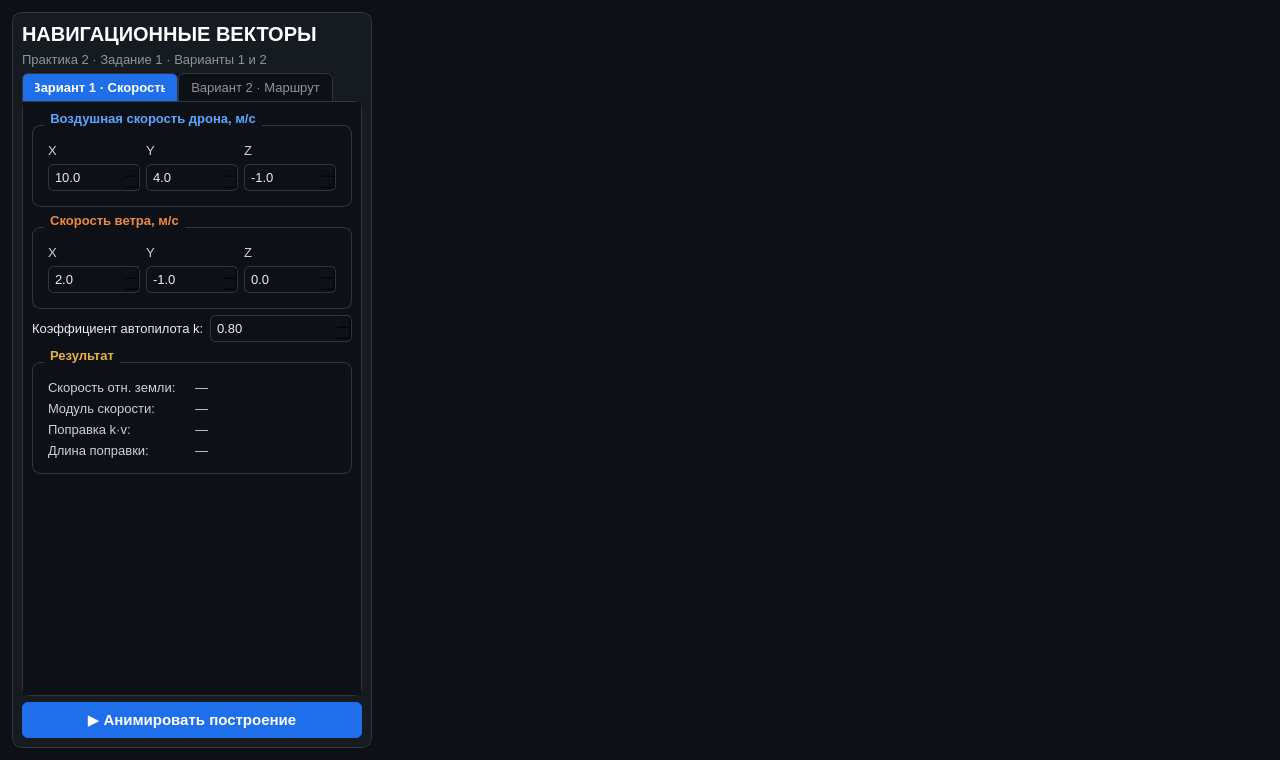
<?xml version="1.0" encoding="UTF-8"?>
<ui version="4.0">
 <class>MainWindow</class>
 <widget class="QMainWindow" name="MainWindow">
  <property name="geometry">
   <rect>
    <x>0</x>
    <y>0</y>
    <width>1280</width>
    <height>760</height>
   </rect>
  </property>
  <property name="windowTitle">
   <string>Навигационные векторы БПЛА — Практика 2</string>
  </property>
  <property name="styleSheet">
   <string notr="true">QWidget {
    background-color: #0d1117;
    color: #e6edf3;
    font-family: &quot;Segoe UI&quot;;
    font-size: 10pt;
}
QFrame#controlPanel {
    background-color: #161b22;
    border: 1px solid #30363d;
    border-radius: 10px;
}
QFrame#controlPanel QLabel, QFrame#controlPanel QGroupBox, QTabWidget QWidget#windTab, QTabWidget QWidget#routeTab {
    background-color: transparent;
}
QLabel#titleLabel {
    font-size: 15pt;
    font-weight: bold;
    color: #ffffff;
}
QLabel#subtitleLabel {
    color: #8b949e;
}
QTabWidget::pane {
    border: 1px solid #30363d;
    border-radius: 8px;
    top: -1px;
}
QTabBar::tab {
    background-color: #0d1117;
    color: #8b949e;
    border: 1px solid #30363d;
    padding: 6px 12px;
    border-top-left-radius: 6px;
    border-top-right-radius: 6px;
}
QTabBar::tab:selected {
    background-color: #1f6feb;
    color: #ffffff;
    font-weight: bold;
}
QGroupBox {
    border: 1px solid #30363d;
    border-radius: 8px;
    margin-top: 14px;
    padding: 8px 6px 6px 6px;
    font-weight: bold;
}
QGroupBox::title {
    subcontrol-origin: margin;
    left: 12px;
    padding: 0 4px;
}
QGroupBox#droneGroup { color: #58a6ff; }
QGroupBox#windGroup { color: #f0883e; }
QGroupBox#startGroup { color: #3fb950; }
QGroupBox#finishGroup { color: #f85149; }
QGroupBox#windResultGroup, QGroupBox#routeResultGroup { color: #e3b341; }
QGroupBox QLabel {
    font-weight: normal;
    color: #c9d1d9;
}
QLabel[result=&quot;true&quot;] {
    font-family: Consolas;
    font-weight: bold;
    color: #ffffff;
}
QLabel#checkValue {
    font-weight: bold;
    color: #f85149;
}
QLabel#checkValue[ok=&quot;true&quot;] {
    color: #3fb950;
}
QPushButton {
    background-color: #1f6feb;
    border: none;
    border-radius: 6px;
    padding: 9px;
    color: #ffffff;
    font-weight: bold;
    font-size: 11pt;
}
QPushButton:hover {
    background-color: #388bfd;
}
QPushButton:pressed {
    background-color: #1158c7;
}
QDoubleSpinBox {
    background-color: #0d1117;
    border: 1px solid #30363d;
    border-radius: 5px;
    padding: 4px;
}</string>
  </property>
  <widget class="QWidget" name="centralwidget">
   <layout class="QHBoxLayout" name="mainLayout" stretch="0,1">
    <property name="spacing">
     <number>12</number>
    </property>
    <property name="leftMargin">
     <number>12</number>
    </property>
    <property name="topMargin">
     <number>12</number>
    </property>
    <property name="rightMargin">
     <number>12</number>
    </property>
    <property name="bottomMargin">
     <number>12</number>
    </property>
    <item>
     <widget class="QFrame" name="controlPanel">
      <property name="minimumSize">
       <size>
        <width>360</width>
        <height>0</height>
       </size>
      </property>
      <property name="maximumSize">
       <size>
        <width>400</width>
        <height>16777215</height>
       </size>
      </property>
      <layout class="QVBoxLayout" name="panelLayout">
       <item>
        <widget class="QLabel" name="titleLabel">
         <property name="text">
          <string>НАВИГАЦИОННЫЕ ВЕКТОРЫ</string>
         </property>
        </widget>
       </item>
       <item>
        <widget class="QLabel" name="subtitleLabel">
         <property name="text">
          <string>Практика 2 · Задание 1 · Варианты 1 и 2</string>
         </property>
        </widget>
       </item>
       <item>
        <widget class="QTabWidget" name="taskTabs">
         <property name="currentIndex">
          <number>0</number>
         </property>
         <widget class="QWidget" name="windTab">
          <attribute name="title">
           <string>Вариант 1 · Скорость</string>
          </attribute>
          <layout class="QVBoxLayout" name="windTabLayout">
           <item>
            <widget class="QGroupBox" name="droneGroup">
             <property name="title">
              <string>Воздушная скорость дрона, м/с</string>
             </property>
             <layout class="QGridLayout" name="droneGroupLayout">
              <item row="0" column="0">
               <widget class="QLabel" name="droneXLabel">
                <property name="text">
                 <string>X</string>
                </property>
               </widget>
              </item>
              <item row="1" column="0">
               <widget class="QDoubleSpinBox" name="droneXSpin">
                <property name="decimals">
                 <number>1</number>
                </property>
                <property name="minimum">
                 <double>-50</double>
                </property>
                <property name="maximum">
                 <double>50</double>
                </property>
                <property name="singleStep">
                 <double>1.0</double>
                </property>
                <property name="value">
                 <double>10</double>
                </property>
               </widget>
              </item>
              <item row="0" column="1">
               <widget class="QLabel" name="droneYLabel">
                <property name="text">
                 <string>Y</string>
                </property>
               </widget>
              </item>
              <item row="1" column="1">
               <widget class="QDoubleSpinBox" name="droneYSpin">
                <property name="decimals">
                 <number>1</number>
                </property>
                <property name="minimum">
                 <double>-50</double>
                </property>
                <property name="maximum">
                 <double>50</double>
                </property>
                <property name="singleStep">
                 <double>1.0</double>
                </property>
                <property name="value">
                 <double>4</double>
                </property>
               </widget>
              </item>
              <item row="0" column="2">
               <widget class="QLabel" name="droneZLabel">
                <property name="text">
                 <string>Z</string>
                </property>
               </widget>
              </item>
              <item row="1" column="2">
               <widget class="QDoubleSpinBox" name="droneZSpin">
                <property name="decimals">
                 <number>1</number>
                </property>
                <property name="minimum">
                 <double>-50</double>
                </property>
                <property name="maximum">
                 <double>50</double>
                </property>
                <property name="singleStep">
                 <double>1.0</double>
                </property>
                <property name="value">
                 <double>-1</double>
                </property>
               </widget>
              </item>
             </layout>
            </widget>
           </item>
           <item>
            <widget class="QGroupBox" name="windGroup">
             <property name="title">
              <string>Скорость ветра, м/с</string>
             </property>
             <layout class="QGridLayout" name="windGroupLayout">
              <item row="0" column="0">
               <widget class="QLabel" name="windXLabel">
                <property name="text">
                 <string>X</string>
                </property>
               </widget>
              </item>
              <item row="1" column="0">
               <widget class="QDoubleSpinBox" name="windXSpin">
                <property name="decimals">
                 <number>1</number>
                </property>
                <property name="minimum">
                 <double>-50</double>
                </property>
                <property name="maximum">
                 <double>50</double>
                </property>
                <property name="singleStep">
                 <double>1.0</double>
                </property>
                <property name="value">
                 <double>2</double>
                </property>
               </widget>
              </item>
              <item row="0" column="1">
               <widget class="QLabel" name="windYLabel">
                <property name="text">
                 <string>Y</string>
                </property>
               </widget>
              </item>
              <item row="1" column="1">
               <widget class="QDoubleSpinBox" name="windYSpin">
                <property name="decimals">
                 <number>1</number>
                </property>
                <property name="minimum">
                 <double>-50</double>
                </property>
                <property name="maximum">
                 <double>50</double>
                </property>
                <property name="singleStep">
                 <double>1.0</double>
                </property>
                <property name="value">
                 <double>-1</double>
                </property>
               </widget>
              </item>
              <item row="0" column="2">
               <widget class="QLabel" name="windZLabel">
                <property name="text">
                 <string>Z</string>
                </property>
               </widget>
              </item>
              <item row="1" column="2">
               <widget class="QDoubleSpinBox" name="windZSpin">
                <property name="decimals">
                 <number>1</number>
                </property>
                <property name="minimum">
                 <double>-50</double>
                </property>
                <property name="maximum">
                 <double>50</double>
                </property>
                <property name="singleStep">
                 <double>1.0</double>
                </property>
                <property name="value">
                 <double>0</double>
                </property>
               </widget>
              </item>
             </layout>
            </widget>
           </item>
           <item>
            <layout class="QHBoxLayout" name="factorLayout">
             <item>
              <widget class="QLabel" name="factorLabel">
               <property name="text">
                <string>Коэффициент автопилота k:</string>
               </property>
              </widget>
             </item>
             <item>
              <widget class="QDoubleSpinBox" name="factorSpin">
               <property name="decimals">
                <number>2</number>
               </property>
               <property name="minimum">
                <double>0</double>
               </property>
               <property name="maximum">
                <double>2</double>
               </property>
               <property name="singleStep">
                <double>0.05</double>
               </property>
               <property name="value">
                <double>0.8</double>
               </property>
              </widget>
             </item>
            </layout>
           </item>
           <item>
            <widget class="QGroupBox" name="windResultGroup">
             <property name="title">
              <string>Результат</string>
             </property>
             <layout class="QGridLayout" name="windResultGroupLayout">
              <item row="0" column="0">
               <widget class="QLabel" name="groundCaption">
                <property name="text">
                 <string>Скорость отн. земли:</string>
                </property>
               </widget>
              </item>
              <item row="0" column="1">
               <widget class="QLabel" name="groundValue">
                <property name="text">
                 <string>—</string>
                </property>
                <property name="result" stdset="0">
                 <bool>true</bool>
                </property>
               </widget>
              </item>
              <item row="1" column="0">
               <widget class="QLabel" name="speedCaption">
                <property name="text">
                 <string>Модуль скорости:</string>
                </property>
               </widget>
              </item>
              <item row="1" column="1">
               <widget class="QLabel" name="speedValue">
                <property name="text">
                 <string>—</string>
                </property>
                <property name="result" stdset="0">
                 <bool>true</bool>
                </property>
               </widget>
              </item>
              <item row="2" column="0">
               <widget class="QLabel" name="correctionCaption">
                <property name="text">
                 <string>Поправка k·v:</string>
                </property>
               </widget>
              </item>
              <item row="2" column="1">
               <widget class="QLabel" name="correctionValue">
                <property name="text">
                 <string>—</string>
                </property>
                <property name="result" stdset="0">
                 <bool>true</bool>
                </property>
               </widget>
              </item>
              <item row="3" column="0">
               <widget class="QLabel" name="correctionLengthCaption">
                <property name="text">
                 <string>Длина поправки:</string>
                </property>
               </widget>
              </item>
              <item row="3" column="1">
               <widget class="QLabel" name="correctionLengthValue">
                <property name="text">
                 <string>—</string>
                </property>
                <property name="result" stdset="0">
                 <bool>true</bool>
                </property>
               </widget>
              </item>
             </layout>
            </widget>
           </item>
           <item>
            <spacer name="windTabLayoutSpacer">
             <property name="orientation">
              <enum>Qt::Orientation::Vertical</enum>
             </property>
             <property name="sizeHint" stdset="0">
              <size>
               <width>20</width>
               <height>0</height>
              </size>
             </property>
            </spacer>
           </item>
          </layout>
         </widget>
         <widget class="QWidget" name="routeTab">
          <attribute name="title">
           <string>Вариант 2 · Маршрут</string>
          </attribute>
          <layout class="QVBoxLayout" name="routeTabLayout">
           <item>
            <widget class="QGroupBox" name="startGroup">
             <property name="title">
              <string>Старт, м</string>
             </property>
             <layout class="QGridLayout" name="startGroupLayout">
              <item row="0" column="0">
               <widget class="QLabel" name="startXLabel">
                <property name="text">
                 <string>X</string>
                </property>
               </widget>
              </item>
              <item row="1" column="0">
               <widget class="QDoubleSpinBox" name="startXSpin">
                <property name="decimals">
                 <number>1</number>
                </property>
                <property name="minimum">
                 <double>-1000</double>
                </property>
                <property name="maximum">
                 <double>1000</double>
                </property>
                <property name="singleStep">
                 <double>1.0</double>
                </property>
                <property name="value">
                 <double>0</double>
                </property>
               </widget>
              </item>
              <item row="0" column="1">
               <widget class="QLabel" name="startYLabel">
                <property name="text">
                 <string>Y</string>
                </property>
               </widget>
              </item>
              <item row="1" column="1">
               <widget class="QDoubleSpinBox" name="startYSpin">
                <property name="decimals">
                 <number>1</number>
                </property>
                <property name="minimum">
                 <double>-1000</double>
                </property>
                <property name="maximum">
                 <double>1000</double>
                </property>
                <property name="singleStep">
                 <double>1.0</double>
                </property>
                <property name="value">
                 <double>0</double>
                </property>
               </widget>
              </item>
              <item row="0" column="2">
               <widget class="QLabel" name="startZLabel">
                <property name="text">
                 <string>Z</string>
                </property>
               </widget>
              </item>
              <item row="1" column="2">
               <widget class="QDoubleSpinBox" name="startZSpin">
                <property name="decimals">
                 <number>1</number>
                </property>
                <property name="minimum">
                 <double>-1000</double>
                </property>
                <property name="maximum">
                 <double>1000</double>
                </property>
                <property name="singleStep">
                 <double>1.0</double>
                </property>
                <property name="value">
                 <double>100</double>
                </property>
               </widget>
              </item>
             </layout>
            </widget>
           </item>
           <item>
            <widget class="QGroupBox" name="finishGroup">
             <property name="title">
              <string>Финиш, м</string>
             </property>
             <layout class="QGridLayout" name="finishGroupLayout">
              <item row="0" column="0">
               <widget class="QLabel" name="finishXLabel">
                <property name="text">
                 <string>X</string>
                </property>
               </widget>
              </item>
              <item row="1" column="0">
               <widget class="QDoubleSpinBox" name="finishXSpin">
                <property name="decimals">
                 <number>1</number>
                </property>
                <property name="minimum">
                 <double>-1000</double>
                </property>
                <property name="maximum">
                 <double>1000</double>
                </property>
                <property name="singleStep">
                 <double>1.0</double>
                </property>
                <property name="value">
                 <double>300</double>
                </property>
               </widget>
              </item>
              <item row="0" column="1">
               <widget class="QLabel" name="finishYLabel">
                <property name="text">
                 <string>Y</string>
                </property>
               </widget>
              </item>
              <item row="1" column="1">
               <widget class="QDoubleSpinBox" name="finishYSpin">
                <property name="decimals">
                 <number>1</number>
                </property>
                <property name="minimum">
                 <double>-1000</double>
                </property>
                <property name="maximum">
                 <double>1000</double>
                </property>
                <property name="singleStep">
                 <double>1.0</double>
                </property>
                <property name="value">
                 <double>200</double>
                </property>
               </widget>
              </item>
              <item row="0" column="2">
               <widget class="QLabel" name="finishZLabel">
                <property name="text">
                 <string>Z</string>
                </property>
               </widget>
              </item>
              <item row="1" column="2">
               <widget class="QDoubleSpinBox" name="finishZSpin">
                <property name="decimals">
                 <number>1</number>
                </property>
                <property name="minimum">
                 <double>-1000</double>
                </property>
                <property name="maximum">
                 <double>1000</double>
                </property>
                <property name="singleStep">
                 <double>1.0</double>
                </property>
                <property name="value">
                 <double>150</double>
                </property>
               </widget>
              </item>
             </layout>
            </widget>
           </item>
           <item>
            <widget class="QGroupBox" name="routeResultGroup">
             <property name="title">
              <string>Результат</string>
             </property>
             <layout class="QGridLayout" name="routeResultGroupLayout">
              <item row="0" column="0">
               <widget class="QLabel" name="displacementCaption">
                <property name="text">
                 <string>Перемещение:</string>
                </property>
               </widget>
              </item>
              <item row="0" column="1">
               <widget class="QLabel" name="displacementValue">
                <property name="text">
                 <string>—</string>
                </property>
                <property name="result" stdset="0">
                 <bool>true</bool>
                </property>
               </widget>
              </item>
              <item row="1" column="0">
               <widget class="QLabel" name="dxCaption">
                <property name="text">
                 <string>Изменение X:</string>
                </property>
               </widget>
              </item>
              <item row="1" column="1">
               <widget class="QLabel" name="dxValue">
                <property name="text">
                 <string>—</string>
                </property>
                <property name="result" stdset="0">
                 <bool>true</bool>
                </property>
               </widget>
              </item>
              <item row="2" column="0">
               <widget class="QLabel" name="dyCaption">
                <property name="text">
                 <string>Изменение Y:</string>
                </property>
               </widget>
              </item>
              <item row="2" column="1">
               <widget class="QLabel" name="dyValue">
                <property name="text">
                 <string>—</string>
                </property>
                <property name="result" stdset="0">
                 <bool>true</bool>
                </property>
               </widget>
              </item>
              <item row="3" column="0">
               <widget class="QLabel" name="dzCaption">
                <property name="text">
                 <string>Изменение высоты:</string>
                </property>
               </widget>
              </item>
              <item row="3" column="1">
               <widget class="QLabel" name="dzValue">
                <property name="text">
                 <string>—</string>
                </property>
                <property name="result" stdset="0">
                 <bool>true</bool>
                </property>
               </widget>
              </item>
              <item row="4" column="0">
               <widget class="QLabel" name="distanceCaption">
                <property name="text">
                 <string>Длина перемещения:</string>
                </property>
               </widget>
              </item>
              <item row="4" column="1">
               <widget class="QLabel" name="distanceValue">
                <property name="text">
                 <string>—</string>
                </property>
                <property name="result" stdset="0">
                 <bool>true</bool>
                </property>
               </widget>
              </item>
              <item row="5" column="0">
               <widget class="QLabel" name="checkCaption">
                <property name="text">
                 <string>Проверка:</string>
                </property>
               </widget>
              </item>
              <item row="5" column="1">
               <widget class="QLabel" name="checkValue">
                <property name="text">
                 <string>—</string>
                </property>
               </widget>
              </item>
             </layout>
            </widget>
           </item>
           <item>
            <spacer name="routeTabLayoutSpacer">
             <property name="orientation">
              <enum>Qt::Orientation::Vertical</enum>
             </property>
             <property name="sizeHint" stdset="0">
              <size>
               <width>20</width>
               <height>0</height>
              </size>
             </property>
            </spacer>
           </item>
          </layout>
         </widget>
        </widget>
       </item>
       <item>
        <widget class="QPushButton" name="animateButton">
         <property name="text">
          <string>▶ Анимировать построение</string>
         </property>
        </widget>
       </item>
      </layout>
     </widget>
    </item>
    <item>
     <widget class="QWidget" name="sceneHost" native="true">
      <property name="minimumSize">
       <size>
        <width>600</width>
        <height>400</height>
       </size>
      </property>
     </widget>
    </item>
   </layout>
  </widget>
 </widget>
 <resources/>
 <connections/>
</ui>
